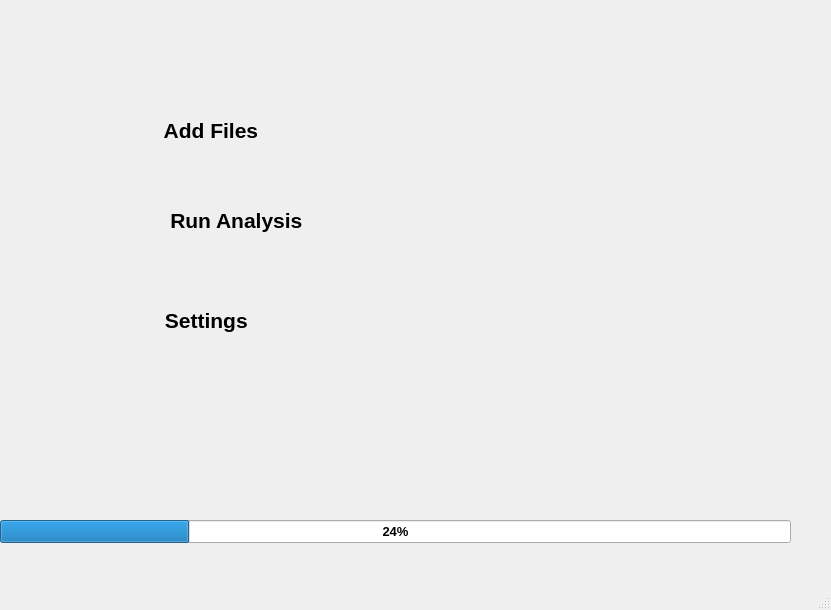
<?xml version="1.0" encoding="UTF-8"?>
<ui version="4.0">
 <class>MainWindow</class>
 <widget class="QMainWindow" name="MainWindow">
  <property name="geometry">
   <rect>
    <x>0</x>
    <y>0</y>
    <width>831</width>
    <height>610</height>
   </rect>
  </property>
  <property name="maximumSize">
   <size>
    <width>831</width>
    <height>610</height>
   </size>
  </property>
  <property name="windowTitle">
   <string>MainWindow</string>
  </property>
  <property name="styleSheet">
   <string notr="true">background:url(:/img/background.png) ;


</string>
  </property>
  <widget class="QWidget" name="centralwidget">
   <widget class="QProgressBar" name="progressBar">
    <property name="geometry">
     <rect>
      <x>0</x>
      <y>520</y>
      <width>791</width>
      <height>23</height>
     </rect>
    </property>
    <property name="font">
     <font>
      <pointsize>10</pointsize>
      <weight>75</weight>
      <bold>true</bold>
     </font>
    </property>
    <property name="value">
     <number>24</number>
    </property>
   </widget>
   <widget class="QLabel" name="label">
    <property name="geometry">
     <rect>
      <x>130</x>
      <y>140</y>
      <width>131</width>
      <height>16</height>
     </rect>
    </property>
    <property name="text">
     <string/>
    </property>
   </widget>
   <widget class="QPushButton" name="Add">
    <property name="geometry">
     <rect>
      <x>70</x>
      <y>100</y>
      <width>271</width>
      <height>61</height>
     </rect>
    </property>
    <property name="font">
     <font>
      <pointsize>16</pointsize>
      <weight>75</weight>
      <bold>true</bold>
     </font>
    </property>
    <property name="autoFillBackground">
     <bool>false</bool>
    </property>
    <property name="styleSheet">
     <string notr="true">border: bold</string>
    </property>
    <property name="text">
     <string>  Add Files</string>
    </property>
    <property name="icon">
     <iconset resource="res.qrc.txt">
      <normaloff>:/img/kisspng-computer-icons-download-button-symbol-plus-5abd9e3ed95b29.3600526615223762548903-removebg-preview.png</normaloff>:/img/kisspng-computer-icons-download-button-symbol-plus-5abd9e3ed95b29.3600526615223762548903-removebg-preview.png</iconset>
    </property>
    <property name="iconSize">
     <size>
      <width>45</width>
      <height>45</height>
     </size>
    </property>
    <property name="autoDefault">
     <bool>true</bool>
    </property>
    <property name="default">
     <bool>true</bool>
    </property>
   </widget>
   <widget class="QPushButton" name="Run">
    <property name="geometry">
     <rect>
      <x>90</x>
      <y>190</y>
      <width>281</width>
      <height>61</height>
     </rect>
    </property>
    <property name="font">
     <font>
      <pointsize>16</pointsize>
      <weight>75</weight>
      <bold>true</bold>
     </font>
    </property>
    <property name="styleSheet">
     <string notr="true">border: bold
</string>
    </property>
    <property name="text">
     <string>  Run Analysis</string>
    </property>
    <property name="icon">
     <iconset resource="res.qrc.txt">
      <normaloff>:/img/run-removebg-preview.png</normaloff>:/img/run-removebg-preview.png</iconset>
    </property>
    <property name="iconSize">
     <size>
      <width>50</width>
      <height>50</height>
     </size>
    </property>
    <property name="autoDefault">
     <bool>true</bool>
    </property>
    <property name="default">
     <bool>true</bool>
    </property>
   </widget>
   <widget class="QPushButton" name="Settings">
    <property name="geometry">
     <rect>
      <x>70</x>
      <y>290</y>
      <width>261</width>
      <height>61</height>
     </rect>
    </property>
    <property name="maximumSize">
     <size>
      <width>271</width>
      <height>16777215</height>
     </size>
    </property>
    <property name="font">
     <font>
      <pointsize>16</pointsize>
      <weight>75</weight>
      <bold>true</bold>
     </font>
    </property>
    <property name="styleSheet">
     <string notr="true">border: bold</string>
    </property>
    <property name="text">
     <string>  Settings</string>
    </property>
    <property name="icon">
     <iconset resource="res.qrc.txt">
      <normaloff>:/img/download__3_-removebg-preview.png</normaloff>:/img/download__3_-removebg-preview.png</iconset>
    </property>
    <property name="iconSize">
     <size>
      <width>50</width>
      <height>50</height>
     </size>
    </property>
   </widget>
  </widget>
  <widget class="QStatusBar" name="statusbar"/>
 </widget>
 <resources>
  <include location="res.qrc.txt"/>
 </resources>
 <connections/>
</ui>
